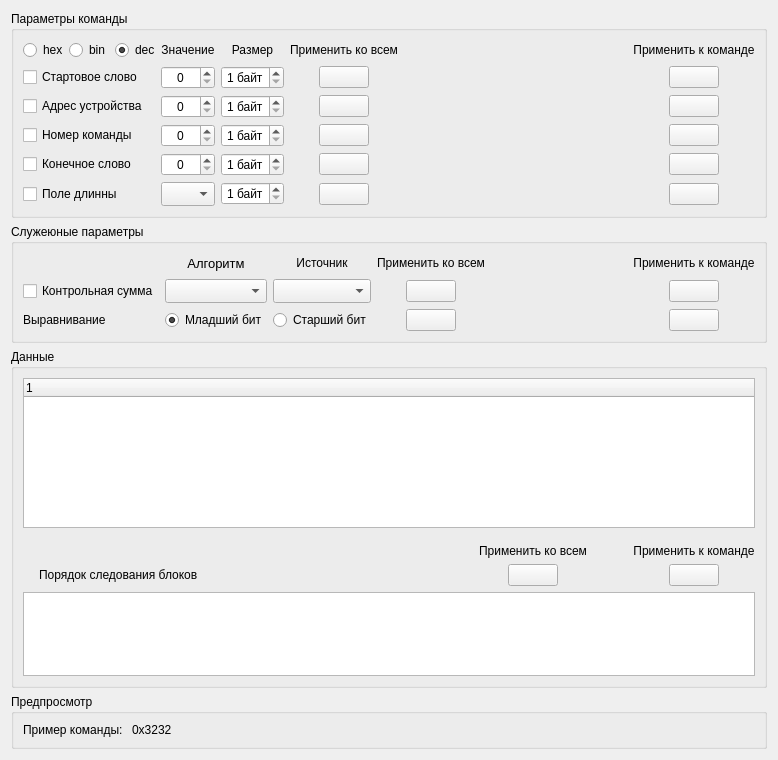
<?xml version="1.0" encoding="UTF-8"?>
<ui version="4.0">
 <class>Frame</class>
 <widget class="QFrame" name="Frame">
  <property name="geometry">
   <rect>
    <x>0</x>
    <y>0</y>
    <width>778</width>
    <height>760</height>
   </rect>
  </property>
  <property name="windowTitle">
   <string>Frame</string>
  </property>
  <property name="styleSheet">
   <string notr="true"/>
  </property>
  <property name="container" stdset="0">
   <string>groupBox</string>
  </property>
  <layout class="QGridLayout" name="gridLayout_2">
   <item row="1" column="0" colspan="4">
    <widget class="QGroupBox" name="groupBox_2">
     <property name="sizePolicy">
      <sizepolicy hsizetype="Preferred" vsizetype="Preferred">
       <horstretch>1</horstretch>
       <verstretch>0</verstretch>
      </sizepolicy>
     </property>
     <property name="title">
      <string>Параметры команды</string>
     </property>
     <layout class="QGridLayout" name="gridLayout_5">
      <item row="0" column="0">
       <layout class="QGridLayout" name="gridLayout_4">
        <item row="0" column="3">
         <widget class="QLabel" name="label">
          <property name="text">
           <string>Значение</string>
          </property>
          <property name="alignment">
           <set>Qt::AlignCenter</set>
          </property>
         </widget>
        </item>
        <item row="2" column="4">
         <widget class="QSpinBox" name="address_len_spinBox">
          <property name="alignment">
           <set>Qt::AlignCenter</set>
          </property>
          <property name="suffix">
           <string> байт</string>
          </property>
          <property name="minimum">
           <number>1</number>
          </property>
          <property name="maximum">
           <number>4</number>
          </property>
         </widget>
        </item>
        <item row="2" column="5" alignment="Qt::AlignHCenter">
         <widget class="QPushButton" name="address_all_pushButton">
          <property name="minimumSize">
           <size>
            <width>50</width>
            <height>22</height>
           </size>
          </property>
          <property name="maximumSize">
           <size>
            <width>50</width>
            <height>22</height>
           </size>
          </property>
          <property name="text">
           <string/>
          </property>
         </widget>
        </item>
        <item row="4" column="3">
         <widget class="QSpinBox" name="end_byte_val_spinBox">
          <property name="alignment">
           <set>Qt::AlignCenter</set>
          </property>
         </widget>
        </item>
        <item row="5" column="4">
         <widget class="QSpinBox" name="len_field_len_spinBox">
          <property name="alignment">
           <set>Qt::AlignCenter</set>
          </property>
          <property name="suffix">
           <string> байт</string>
          </property>
          <property name="minimum">
           <number>1</number>
          </property>
          <property name="maximum">
           <number>4</number>
          </property>
         </widget>
        </item>
        <item row="4" column="4">
         <widget class="QSpinBox" name="end_byte_len_spinBox">
          <property name="alignment">
           <set>Qt::AlignCenter</set>
          </property>
          <property name="suffix">
           <string> байт</string>
          </property>
          <property name="minimum">
           <number>1</number>
          </property>
          <property name="maximum">
           <number>4</number>
          </property>
         </widget>
        </item>
        <item row="1" column="3">
         <widget class="QSpinBox" name="start_byte_val_spinBox">
          <property name="alignment">
           <set>Qt::AlignCenter</set>
          </property>
          <property name="prefix">
           <string/>
          </property>
         </widget>
        </item>
        <item row="2" column="3">
         <widget class="QSpinBox" name="address_val_spinBox">
          <property name="alignment">
           <set>Qt::AlignCenter</set>
          </property>
         </widget>
        </item>
        <item row="3" column="3">
         <widget class="QSpinBox" name="command_val_spinBox">
          <property name="alignment">
           <set>Qt::AlignCenter</set>
          </property>
          <property name="accelerated">
           <bool>false</bool>
          </property>
         </widget>
        </item>
        <item row="4" column="0" colspan="3">
         <widget class="QCheckBox" name="end_byte_use_checkBox">
          <property name="text">
           <string>Конечное слово</string>
          </property>
         </widget>
        </item>
        <item row="5" column="0" colspan="3">
         <widget class="QCheckBox" name="len_field_use_checkBox">
          <property name="text">
           <string>Поле длинны</string>
          </property>
         </widget>
        </item>
        <item row="3" column="0" colspan="3">
         <widget class="QCheckBox" name="command_use_checkBox">
          <property name="text">
           <string>Номер команды</string>
          </property>
         </widget>
        </item>
        <item row="4" column="5" alignment="Qt::AlignHCenter">
         <widget class="QPushButton" name="end_byte_all_pushButton">
          <property name="minimumSize">
           <size>
            <width>50</width>
            <height>22</height>
           </size>
          </property>
          <property name="maximumSize">
           <size>
            <width>50</width>
            <height>22</height>
           </size>
          </property>
          <property name="text">
           <string/>
          </property>
         </widget>
        </item>
        <item row="3" column="4">
         <widget class="QSpinBox" name="command_len_spinBox">
          <property name="alignment">
           <set>Qt::AlignCenter</set>
          </property>
          <property name="specialValueText">
           <string/>
          </property>
          <property name="accelerated">
           <bool>false</bool>
          </property>
          <property name="suffix">
           <string> байт</string>
          </property>
          <property name="minimum">
           <number>1</number>
          </property>
          <property name="maximum">
           <number>4</number>
          </property>
         </widget>
        </item>
        <item row="5" column="3">
         <widget class="QComboBox" name="len_field_include_comboBox">
          <property name="sizeAdjustPolicy">
           <enum>QComboBox::AdjustToMinimumContentsLengthWithIcon</enum>
          </property>
         </widget>
        </item>
        <item row="5" column="5" alignment="Qt::AlignHCenter">
         <widget class="QPushButton" name="len_field_all_pushButton">
          <property name="minimumSize">
           <size>
            <width>50</width>
            <height>22</height>
           </size>
          </property>
          <property name="maximumSize">
           <size>
            <width>50</width>
            <height>22</height>
           </size>
          </property>
          <property name="text">
           <string/>
          </property>
         </widget>
        </item>
        <item row="3" column="5" alignment="Qt::AlignHCenter">
         <widget class="QPushButton" name="command_all_pushButton">
          <property name="minimumSize">
           <size>
            <width>50</width>
            <height>22</height>
           </size>
          </property>
          <property name="maximumSize">
           <size>
            <width>50</width>
            <height>22</height>
           </size>
          </property>
          <property name="text">
           <string/>
          </property>
         </widget>
        </item>
        <item row="1" column="4">
         <widget class="QSpinBox" name="start_byte_len_spinBox">
          <property name="alignment">
           <set>Qt::AlignCenter</set>
          </property>
          <property name="suffix">
           <string> байт</string>
          </property>
          <property name="prefix">
           <string/>
          </property>
          <property name="minimum">
           <number>1</number>
          </property>
          <property name="maximum">
           <number>4</number>
          </property>
          <property name="displayIntegerBase">
           <number>10</number>
          </property>
         </widget>
        </item>
        <item row="0" column="5">
         <widget class="QLabel" name="label_3">
          <property name="text">
           <string>Применить ко всем</string>
          </property>
          <property name="alignment">
           <set>Qt::AlignCenter</set>
          </property>
         </widget>
        </item>
        <item row="0" column="2">
         <widget class="QRadioButton" name="dec_radioButton">
          <property name="sizePolicy">
           <sizepolicy hsizetype="Minimum" vsizetype="Fixed">
            <horstretch>1</horstretch>
            <verstretch>0</verstretch>
           </sizepolicy>
          </property>
          <property name="maximumSize">
           <size>
            <width>40</width>
            <height>22</height>
           </size>
          </property>
          <property name="text">
           <string>dec</string>
          </property>
          <property name="checked">
           <bool>true</bool>
          </property>
          <property name="autoExclusive">
           <bool>false</bool>
          </property>
         </widget>
        </item>
        <item row="0" column="0">
         <widget class="QRadioButton" name="hex_radioButton">
          <property name="maximumSize">
           <size>
            <width>40</width>
            <height>22</height>
           </size>
          </property>
          <property name="text">
           <string>hex</string>
          </property>
          <property name="autoExclusive">
           <bool>false</bool>
          </property>
         </widget>
        </item>
        <item row="0" column="4">
         <widget class="QLabel" name="label_2">
          <property name="text">
           <string>Размер</string>
          </property>
          <property name="alignment">
           <set>Qt::AlignCenter</set>
          </property>
         </widget>
        </item>
        <item row="1" column="5" alignment="Qt::AlignHCenter">
         <widget class="QPushButton" name="start_byte_all_pushButton">
          <property name="minimumSize">
           <size>
            <width>50</width>
            <height>22</height>
           </size>
          </property>
          <property name="maximumSize">
           <size>
            <width>50</width>
            <height>22</height>
           </size>
          </property>
          <property name="text">
           <string/>
          </property>
         </widget>
        </item>
        <item row="0" column="1">
         <widget class="QRadioButton" name="bin_radioButton">
          <property name="sizePolicy">
           <sizepolicy hsizetype="Minimum" vsizetype="Fixed">
            <horstretch>1</horstretch>
            <verstretch>0</verstretch>
           </sizepolicy>
          </property>
          <property name="maximumSize">
           <size>
            <width>40</width>
            <height>22</height>
           </size>
          </property>
          <property name="text">
           <string>bin</string>
          </property>
          <property name="autoExclusive">
           <bool>false</bool>
          </property>
         </widget>
        </item>
        <item row="1" column="0" colspan="3">
         <widget class="QCheckBox" name="start_byte_use_checkBox">
          <property name="text">
           <string>Стартовое слово</string>
          </property>
         </widget>
        </item>
        <item row="2" column="0" colspan="3">
         <widget class="QCheckBox" name="address_use_checkBox">
          <property name="text">
           <string>Адрес устройства</string>
          </property>
         </widget>
        </item>
        <item row="0" column="7">
         <widget class="QLabel" name="label_8">
          <property name="text">
           <string>Применить к команде</string>
          </property>
          <property name="alignment">
           <set>Qt::AlignCenter</set>
          </property>
         </widget>
        </item>
        <item row="1" column="7" alignment="Qt::AlignHCenter">
         <widget class="QPushButton" name="start_byte_copy_pushButton">
          <property name="minimumSize">
           <size>
            <width>50</width>
            <height>22</height>
           </size>
          </property>
          <property name="maximumSize">
           <size>
            <width>50</width>
            <height>22</height>
           </size>
          </property>
          <property name="text">
           <string/>
          </property>
         </widget>
        </item>
        <item row="2" column="7" alignment="Qt::AlignHCenter">
         <widget class="QPushButton" name="address_copy_pushButton">
          <property name="minimumSize">
           <size>
            <width>50</width>
            <height>22</height>
           </size>
          </property>
          <property name="maximumSize">
           <size>
            <width>50</width>
            <height>22</height>
           </size>
          </property>
          <property name="text">
           <string/>
          </property>
         </widget>
        </item>
        <item row="4" column="7" alignment="Qt::AlignHCenter">
         <widget class="QPushButton" name="end_byte_copy_pushButton">
          <property name="minimumSize">
           <size>
            <width>50</width>
            <height>22</height>
           </size>
          </property>
          <property name="maximumSize">
           <size>
            <width>50</width>
            <height>22</height>
           </size>
          </property>
          <property name="text">
           <string/>
          </property>
         </widget>
        </item>
        <item row="5" column="7" alignment="Qt::AlignHCenter">
         <widget class="QPushButton" name="len_field_copy_pushButton">
          <property name="minimumSize">
           <size>
            <width>50</width>
            <height>22</height>
           </size>
          </property>
          <property name="maximumSize">
           <size>
            <width>50</width>
            <height>22</height>
           </size>
          </property>
          <property name="text">
           <string/>
          </property>
         </widget>
        </item>
        <item row="3" column="7" alignment="Qt::AlignHCenter">
         <widget class="QPushButton" name="command_copy_pushButton">
          <property name="minimumSize">
           <size>
            <width>50</width>
            <height>22</height>
           </size>
          </property>
          <property name="maximumSize">
           <size>
            <width>50</width>
            <height>22</height>
           </size>
          </property>
          <property name="text">
           <string/>
          </property>
         </widget>
        </item>
        <item row="0" column="6">
         <spacer name="horizontalSpacer_3">
          <property name="orientation">
           <enum>Qt::Horizontal</enum>
          </property>
          <property name="sizeHint" stdset="0">
           <size>
            <width>40</width>
            <height>20</height>
           </size>
          </property>
         </spacer>
        </item>
       </layout>
      </item>
     </layout>
    </widget>
   </item>
   <item row="2" column="0" colspan="4">
    <widget class="QGroupBox" name="groupBox_3">
     <property name="title">
      <string>Служеюные параметры</string>
     </property>
     <layout class="QGridLayout" name="gridLayout_7">
      <item row="0" column="0">
       <layout class="QGridLayout" name="gridLayout_6">
        <property name="topMargin">
         <number>0</number>
        </property>
        <item row="0" column="1">
         <widget class="QLabel" name="label_4">
          <property name="font">
           <font>
            <pointsize>10</pointsize>
           </font>
          </property>
          <property name="text">
           <string>Алгоритм</string>
          </property>
          <property name="alignment">
           <set>Qt::AlignCenter</set>
          </property>
         </widget>
        </item>
        <item row="2" column="2">
         <widget class="QRadioButton" name="byteorder_big_radioButton">
          <property name="text">
           <string>Старший бит</string>
          </property>
          <property name="autoExclusive">
           <bool>false</bool>
          </property>
         </widget>
        </item>
        <item row="1" column="3" alignment="Qt::AlignHCenter">
         <widget class="QPushButton" name="checksum_all_pushButton">
          <property name="minimumSize">
           <size>
            <width>50</width>
            <height>22</height>
           </size>
          </property>
          <property name="maximumSize">
           <size>
            <width>50</width>
            <height>22</height>
           </size>
          </property>
          <property name="text">
           <string/>
          </property>
         </widget>
        </item>
        <item row="2" column="0">
         <widget class="QLabel" name="label_7">
          <property name="text">
           <string>Выравнивание</string>
          </property>
         </widget>
        </item>
        <item row="1" column="2">
         <widget class="QComboBox" name="checksum_source_comboBox">
          <property name="sizeAdjustPolicy">
           <enum>QComboBox::AdjustToMinimumContentsLengthWithIcon</enum>
          </property>
         </widget>
        </item>
        <item row="0" column="2">
         <widget class="QLabel" name="label_5">
          <property name="text">
           <string>Источник</string>
          </property>
          <property name="alignment">
           <set>Qt::AlignCenter</set>
          </property>
         </widget>
        </item>
        <item row="1" column="0">
         <widget class="QCheckBox" name="checksum_use_checkBox">
          <property name="text">
           <string>Контрольная сумма</string>
          </property>
         </widget>
        </item>
        <item row="0" column="3">
         <widget class="QLabel" name="label_6">
          <property name="text">
           <string>Применить ко всем</string>
          </property>
          <property name="alignment">
           <set>Qt::AlignCenter</set>
          </property>
         </widget>
        </item>
        <item row="2" column="3" alignment="Qt::AlignHCenter">
         <widget class="QPushButton" name="byteorder_all_pushButton">
          <property name="minimumSize">
           <size>
            <width>50</width>
            <height>22</height>
           </size>
          </property>
          <property name="maximumSize">
           <size>
            <width>50</width>
            <height>22</height>
           </size>
          </property>
          <property name="text">
           <string/>
          </property>
         </widget>
        </item>
        <item row="2" column="1">
         <widget class="QRadioButton" name="byteorder_little_radioButton">
          <property name="text">
           <string>Младший бит</string>
          </property>
          <property name="checked">
           <bool>true</bool>
          </property>
          <property name="autoExclusive">
           <bool>false</bool>
          </property>
         </widget>
        </item>
        <item row="1" column="1">
         <widget class="QComboBox" name="checksum_algo_comboBox">
          <property name="editable">
           <bool>false</bool>
          </property>
          <property name="sizeAdjustPolicy">
           <enum>QComboBox::AdjustToMinimumContentsLengthWithIcon</enum>
          </property>
         </widget>
        </item>
        <item row="1" column="5" alignment="Qt::AlignHCenter">
         <widget class="QPushButton" name="checksum_copy_pushButton">
          <property name="minimumSize">
           <size>
            <width>50</width>
            <height>22</height>
           </size>
          </property>
          <property name="maximumSize">
           <size>
            <width>50</width>
            <height>22</height>
           </size>
          </property>
          <property name="text">
           <string/>
          </property>
         </widget>
        </item>
        <item row="2" column="5" alignment="Qt::AlignHCenter">
         <widget class="QPushButton" name="byteorder_copy_pushButton">
          <property name="minimumSize">
           <size>
            <width>50</width>
            <height>22</height>
           </size>
          </property>
          <property name="maximumSize">
           <size>
            <width>50</width>
            <height>22</height>
           </size>
          </property>
          <property name="text">
           <string/>
          </property>
         </widget>
        </item>
        <item row="0" column="5">
         <widget class="QLabel" name="label_10">
          <property name="text">
           <string>Применить к команде</string>
          </property>
          <property name="alignment">
           <set>Qt::AlignCenter</set>
          </property>
         </widget>
        </item>
        <item row="0" column="4">
         <spacer name="horizontalSpacer_4">
          <property name="orientation">
           <enum>Qt::Horizontal</enum>
          </property>
          <property name="sizeHint" stdset="0">
           <size>
            <width>40</width>
            <height>20</height>
           </size>
          </property>
         </spacer>
        </item>
       </layout>
      </item>
     </layout>
    </widget>
   </item>
   <item row="5" column="0" colspan="4">
    <widget class="QGroupBox" name="groupBox">
     <property name="title">
      <string>Предпросмотр</string>
     </property>
     <layout class="QGridLayout" name="gridLayout_3">
      <item row="0" column="0">
       <widget class="QLabel" name="command_example_comment_label">
        <property name="text">
         <string>Пример команды: </string>
        </property>
       </widget>
      </item>
      <item row="0" column="1">
       <widget class="QLabel" name="command_example_label">
        <property name="sizePolicy">
         <sizepolicy hsizetype="Preferred" vsizetype="Preferred">
          <horstretch>1</horstretch>
          <verstretch>0</verstretch>
         </sizepolicy>
        </property>
        <property name="text">
         <string>0x3232</string>
        </property>
       </widget>
      </item>
     </layout>
    </widget>
   </item>
   <item row="3" column="0" colspan="4">
    <widget class="QGroupBox" name="groupBox_4">
     <property name="title">
      <string>Данные</string>
     </property>
     <layout class="QGridLayout" name="gridLayout_8">
      <item row="0" column="0" colspan="2">
       <widget class="QTreeWidget" name="params_TreeWidget">
        <property name="sizePolicy">
         <sizepolicy hsizetype="Expanding" vsizetype="Expanding">
          <horstretch>0</horstretch>
          <verstretch>0</verstretch>
         </sizepolicy>
        </property>
        <property name="minimumSize">
         <size>
          <width>0</width>
          <height>150</height>
         </size>
        </property>
        <property name="acceptDrops">
         <bool>true</bool>
        </property>
        <property name="verticalScrollBarPolicy">
         <enum>Qt::ScrollBarAsNeeded</enum>
        </property>
        <property name="horizontalScrollBarPolicy">
         <enum>Qt::ScrollBarAsNeeded</enum>
        </property>
        <property name="sizeAdjustPolicy">
         <enum>QAbstractScrollArea::AdjustToContents</enum>
        </property>
        <property name="autoScroll">
         <bool>false</bool>
        </property>
        <property name="dragEnabled">
         <bool>true</bool>
        </property>
        <property name="dragDropOverwriteMode">
         <bool>true</bool>
        </property>
        <property name="dragDropMode">
         <enum>QAbstractItemView::DragDrop</enum>
        </property>
        <property name="defaultDropAction">
         <enum>Qt::MoveAction</enum>
        </property>
        <property name="verticalScrollMode">
         <enum>QAbstractItemView::ScrollPerItem</enum>
        </property>
        <property name="indentation">
         <number>0</number>
        </property>
        <property name="rootIsDecorated">
         <bool>false</bool>
        </property>
        <column>
         <property name="text">
          <string notr="true">1</string>
         </property>
        </column>
       </widget>
      </item>
      <item row="4" column="0" colspan="2">
       <widget class="QListWidget" name="order_listWidget">
        <property name="minimumSize">
         <size>
          <width>0</width>
          <height>60</height>
         </size>
        </property>
        <property name="maximumSize">
         <size>
          <width>16777215</width>
          <height>100</height>
         </size>
        </property>
        <property name="layoutDirection">
         <enum>Qt::LeftToRight</enum>
        </property>
        <property name="verticalScrollBarPolicy">
         <enum>Qt::ScrollBarAlwaysOff</enum>
        </property>
        <property name="horizontalScrollBarPolicy">
         <enum>Qt::ScrollBarAsNeeded</enum>
        </property>
        <property name="autoScroll">
         <bool>false</bool>
        </property>
        <property name="dragEnabled">
         <bool>true</bool>
        </property>
        <property name="dragDropOverwriteMode">
         <bool>false</bool>
        </property>
        <property name="dragDropMode">
         <enum>QAbstractItemView::DragDrop</enum>
        </property>
        <property name="defaultDropAction">
         <enum>Qt::MoveAction</enum>
        </property>
        <property name="textElideMode">
         <enum>Qt::ElideLeft</enum>
        </property>
        <property name="flow">
         <enum>QListView::LeftToRight</enum>
        </property>
       </widget>
      </item>
      <item row="3" column="1">
       <layout class="QGridLayout" name="gridLayout_9">
        <property name="leftMargin">
         <number>10</number>
        </property>
        <property name="topMargin">
         <number>10</number>
        </property>
        <item row="1" column="0">
         <widget class="QLabel" name="label_9">
          <property name="sizePolicy">
           <sizepolicy hsizetype="Preferred" vsizetype="Preferred">
            <horstretch>1</horstretch>
            <verstretch>0</verstretch>
           </sizepolicy>
          </property>
          <property name="text">
           <string>Порядок следования блоков</string>
          </property>
         </widget>
        </item>
        <item row="1" column="3">
         <spacer name="horizontalSpacer">
          <property name="orientation">
           <enum>Qt::Horizontal</enum>
          </property>
          <property name="sizeHint" stdset="0">
           <size>
            <width>40</width>
            <height>20</height>
           </size>
          </property>
         </spacer>
        </item>
        <item row="1" column="4" alignment="Qt::AlignHCenter">
         <widget class="QPushButton" name="order_copy_pushButton">
          <property name="minimumSize">
           <size>
            <width>50</width>
            <height>22</height>
           </size>
          </property>
          <property name="maximumSize">
           <size>
            <width>50</width>
            <height>22</height>
           </size>
          </property>
          <property name="text">
           <string/>
          </property>
         </widget>
        </item>
        <item row="1" column="2" alignment="Qt::AlignHCenter">
         <widget class="QPushButton" name="order_all_pushButton">
          <property name="minimumSize">
           <size>
            <width>50</width>
            <height>22</height>
           </size>
          </property>
          <property name="maximumSize">
           <size>
            <width>50</width>
            <height>22</height>
           </size>
          </property>
          <property name="text">
           <string/>
          </property>
         </widget>
        </item>
        <item row="0" column="4">
         <widget class="QLabel" name="label_11">
          <property name="text">
           <string>Применить к команде</string>
          </property>
          <property name="alignment">
           <set>Qt::AlignCenter</set>
          </property>
         </widget>
        </item>
        <item row="0" column="2">
         <widget class="QLabel" name="label_13">
          <property name="text">
           <string>Применить ко всем</string>
          </property>
          <property name="alignment">
           <set>Qt::AlignCenter</set>
          </property>
         </widget>
        </item>
        <item row="1" column="1">
         <spacer name="horizontalSpacer_2">
          <property name="orientation">
           <enum>Qt::Horizontal</enum>
          </property>
          <property name="sizeHint" stdset="0">
           <size>
            <width>40</width>
            <height>20</height>
           </size>
          </property>
         </spacer>
        </item>
       </layout>
      </item>
     </layout>
    </widget>
   </item>
  </layout>
 </widget>
 <resources/>
 <connections/>
</ui>
